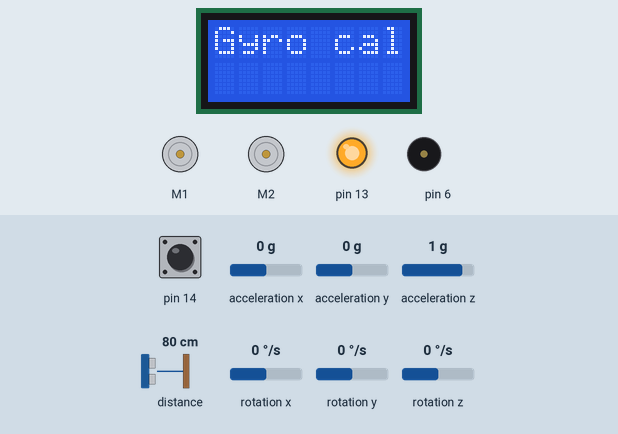
The sketch below on a simulated Arduino Leonardo, built with avr-gcc and run on an emulated ATmega32U4. Shown: 8×2 character LCD, 2 × DC motor (green arrow = forward, orange = backward, longer = faster), output pins drawn as LEDs (lit = HIGH), buzzer (waves = sounding). Inputs (shaded band) come from the test bench; at power-on: pin 14 HIGH, distance to the obstacle 80 cm, rotation z 0 °/s, acceleration x 0 g, acceleration y 0 g, acceleration z 1 g, rotation x 0 °/s, rotation y 0 °/s. What the sketch prints to the serial monitor is not drawn.

Above: at 1.3 s.
1.4 s: pin 14 pulled LOW for 3.2 s
At 4.1 s:
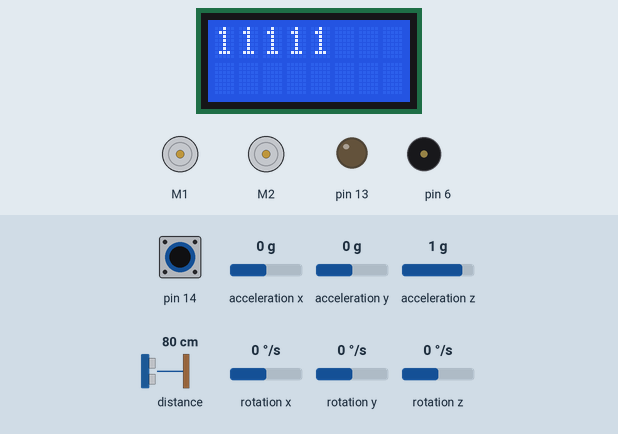
6.1 s: distance to the obstacle set to 40 cm
8.9 s: distance to the obstacle set to 35 cm
At 10.8 s:
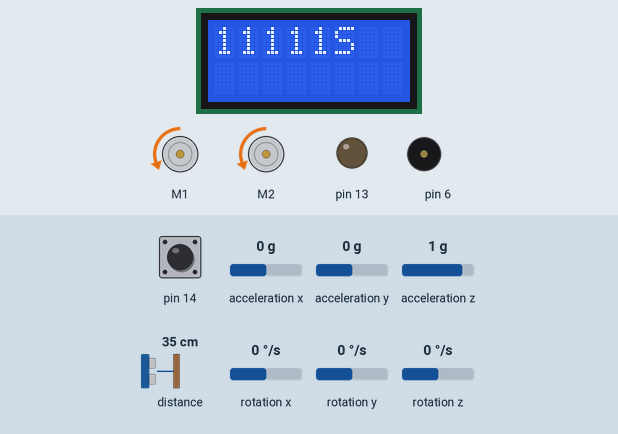
11.9 s: distance to the obstacle set to 2 cm
14.9 s: rotation z set to -2 °/s
At 15.6 s:
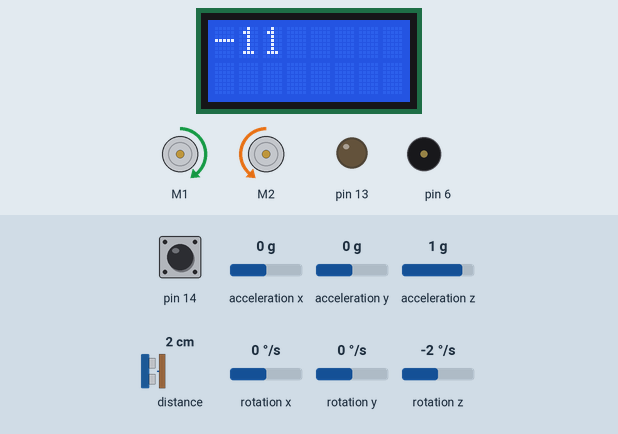
16.5 s: rotation z set to -5 °/s
At 53.4 s:
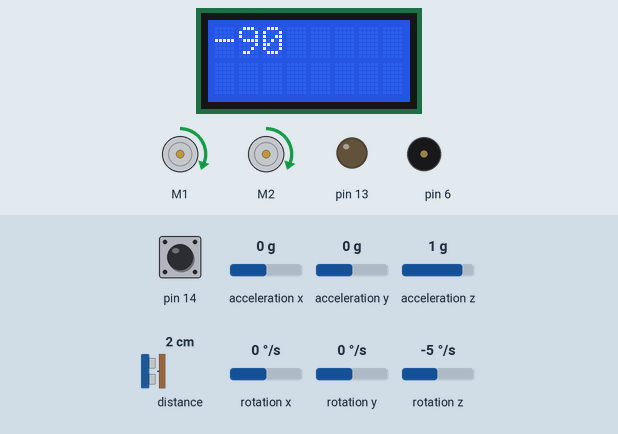
Timing chart, 0 to 66.2 s (numbered marks = the images above; inputs shaded):
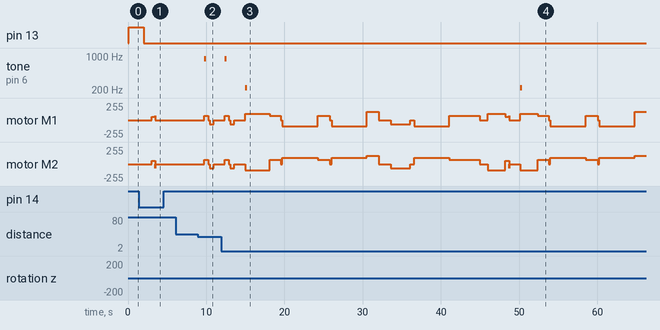

Measured:
- the behaviour switches between 38 and 37 cm on distance to the obstacle (found by bisection; images 1 and 2)
- the behaviour switches between -3 and -4 °/s on rotation z (found by bisection; images 3 and 4)
- after the input at 1.4 s, motor M1, motor M2: stopped → forward 51/255 after 1.6 s, → stopped 0.48 s later; the display: first differs from a run without the input after 2.1 s (image 1)
- after the input at 6.1 s, every drawn part: stays the same
- after the input at 8.9 s, tone on pin 6: silent → 880 Hz after 0.83 s, → silent 0.25 s later; motor M1, motor M2: stopped → forward 63/255 after 0.83 s, → stopped 0.50 s later, → backward 63/255 0.20 s later, → stopped 0.51 s later; the display: changes after 0.83 s (image 2)
- after the input at 14.9 s, the display: first changes after 0.06 s (image 3 shows a later state)
- after the input at 16.5 s, tone on pin 6: silent → 220 Hz after 33.6 s, → silent 0.25 s later
- what the display in image 2 shows lasts 1.2 s, from 9.7 s to 10.9 s

The sketch:

exam_code.ino
```cpp
#include <Wire.h>
#include <Zumo32U4.h>
#include "TurnSensor.h"
#define NUM_SENSORS 5

Zumo32U4Motors motors;
Zumo32U4Encoders encoders;
Zumo32U4ButtonA buttonA;
Zumo32U4ButtonA buttonB;
Zumo32U4ButtonC buttonC;
Zumo32U4Buzzer buzz;
Zumo32U4LCD lcd;
Zumo32U4ProximitySensors proxSensors;
Zumo32U4LineSensors lineSensors;
Zumo32U4IMU imu;

uint16_t lineSensorValues[NUM_SENSORS];
bool useEmitters = true;

bool lineFound = false;
int threshHold = 500;
int sideThreshHold = 600;
int motorspeed = 100;
int motorspeedFast = 250;
int turnSpeed = 150;

struct LineSensorsWhite
{ // True if White, False if Black
  bool L;
  bool LC;
  bool C;
  bool RC;
  bool R;
};

LineSensorsWhite sensorsState = {0, 0, 0, 0, 0};

bool detectObject = false;
int brightnessLevel[6] = {1, 2, 3, 4, 5, 6};
int sensorthreshHold = 3;

//------------Functions------------//
//This function drives the robot until it finds a line, and turns the robot to align with the line
void lineFind() {

  //this boolean is used to break the while loop later
  lineFound = false;

  //set motors to drive forward at speed 100
  motors.setSpeeds(100, 100);

  //in this loop, the robot drives forward until it detects a white line
  while (lineFound == false) {
    lineSensors.read(lineSensorValues, useEmitters ? QTR_EMITTERS_ON : QTR_EMITTERS_OFF);
    Serial.println(lineSensorValues[2]);

    //the robot checks the middle sensor to see if it registers white and stops if it does
    if (lineSensorValues[2] < threshHold) {
      //Serial.println(1);
      lineFound = true;
      motors.setSpeeds(0, 0);
    } else {
      //Serial.println(0);
    }
  }

  //resets the encoders and the counts variable
  int counts = 0;
  encoders.getCountsAndResetRight();

  //drive forward a small distance to center the robot over the line
  motors.setSpeeds(80, 80);
  while (counts < 450) {
    //900 cpr
    counts = encoders.getCountsRight();
    delay(5);
  }

  //reset the encoders and lineFound bool, and sets the motors to turn right
  encoders.getCountsAndResetRight();
  lineFound = false;
  motors.setSpeeds(100, -100);

  //turn the robot until the middle sensor detects the line
  while (lineFound == false) {
    lineSensors.read(lineSensorValues, useEmitters ? QTR_EMITTERS_ON : QTR_EMITTERS_OFF);
    Serial.println(lineSensorValues[2]);
    if (lineSensorValues[2] < threshHold) {
      //Serial.println(1);
      lineFound = true;
      motors.setSpeeds(0, 0);
    }
  }
}

//This function reads the line sensors, and adds them to an array
void readSensors(LineSensorsWhite &state) {
  //reads the sensor values and store them in the array lineSensorValues
  lineSensors.read(lineSensorValues, useEmitters ? QTR_EMITTERS_ON : QTR_EMITTERS_OFF);
}

//This function follows the line to get to the belt sensor reader
void followLine(int a) {

  bool b = true; //this is for breaking out of the while loop
  int forwardvalue = 55; //the value for how fast the zumo drives
  int turnvalue = 50; // the value for how fast the zumo turns

  //while b is true, the struct is opdateded and keeps the zumo on the line
  while (b == true)
  {

    readSensors(sensorsState);
    // print the bool values of the struct
    lineSensors.read(lineSensorValues);

    //checks if the leftmost linesensor is under or over the threshold
    if (lineSensorValues[0] < threshHold)
    {
      sensorsState.L = true;
      lcd.gotoXY(0, 0);
      lcd.write('1');
    }
    else
    {
      sensorsState.L = false;
      lcd.gotoXY(0, 0);
      lcd.write('0');
    }
    //checks if the left linesensor is under or over the threshold
    if (lineSensorValues[1] < threshHold)
    {
      sensorsState.LC = true;
      lcd.gotoXY(1, 0);
      lcd.write('1');
    }
    else
    {
      sensorsState.LC = false;
      lcd.gotoXY(1, 0);
      lcd.write('0');
    }
    //checks if the centor linesensor is under or over the threshold
    if (lineSensorValues[2] < threshHold)
    {
      sensorsState.C = true;
      lcd.gotoXY(2, 0);
      lcd.write('1');
    }
    else
    {
      sensorsState.C = false;
      lcd.gotoXY(2, 0);
      lcd.write('0');
    }
    //checks if the right linesensor is under or over the threshold
    if (lineSensorValues[3] < threshHold)
    {
      sensorsState.RC = true;
      lcd.gotoXY(3, 0);
      lcd.write('1');
    }
    else
    {
      sensorsState.RC = false;
      lcd.gotoXY(3, 0);
      lcd.write('0');
    }
    //checks if the rightmost linesensor is under or over the threshold
    if (lineSensorValues[4] < threshHold)
    {
      sensorsState.R = true;
      lcd.gotoXY(4, 0);
      lcd.write('1');
    }
    else
    {
      sensorsState.R = false;
      lcd.gotoXY(4, 0);
      lcd.write('0');
    }

    /*
      if (sensorsState.C)
      {
       motors.setSpeeds(forwardvalue,forwardvalue);
       Serial.println("first forward");
      }*/

    //if the rightmost and leftmost linesensor ses white, then the zumo stops and breaks the while loop
    if (sensorsState.L && sensorsState.R)
    {
      motors.setSpeeds(0, 0);
      Serial.println("stop");
      b = false;
    }
    //makes the zumo turn left
    else if ((sensorsState.LC && sensorsState.C && !sensorsState.RC) ||
             (sensorsState.LC && !sensorsState.C && !sensorsState.RC))
    {
      motors.setSpeeds(0, turnvalue);
      Serial.println("left");
    }
    //makes the zumo turn right
    else if ((!sensorsState.LC && sensorsState.C && sensorsState.RC) ||
             (!sensorsState.LC && !sensorsState.C && sensorsState.RC))
    {
      motors.setSpeeds(turnvalue, 0);
      Serial.println("right");
    }

    //if the centor linesensor ses white then the zumo goes forward
    else if (/*sensorsState.LC && */ sensorsState.C /* && sensorsState.RC*/)
    {
      motors.setSpeeds(forwardvalue, forwardvalue);
      Serial.println("first forward");
    }

    //if the rightmost and leftmost linesensor ses white, then the zumo stops and breaks the while loop
    else if (sensorsState.L && sensorsState.R)
    {
      motors.setSpeeds(0, 0);
      Serial.println("stop");
      b = false;
    }
    //if non of the above is not true then the zumo just goes forward
    else
    {
      motors.setSpeeds(forwardvalue, forwardvalue);
      Serial.println("second forward");
    }
  }
}

//This function looks for an obstacle in fornt of the robot, and uses the distance to determine can size
char detectType() {

  //initialize variables for the prox sensor, and set brightness levels of the sensors
  uint8_t leftValue;
  uint8_t rightValue;
  proxSensors.setBrightnessLevels(brightnessLevel, 6);

  //looks for objects in front of the sensors
  detectObject = false;
  while (detectObject == false)  {
    lineSensors.emittersOn();
    delay(500);
    proxSensors.read();
    leftValue = proxSensors.countsFrontWithLeftLeds();
    rightValue = proxSensors.countsFrontWithRightLeds();
    Serial.println("proxLeft: " + String(leftValue) + " // " + "proxRight: " + String(rightValue));

    if (leftValue >= sensorthreshHold) {
      detectObject = true;
    }
    delay(500);
  }

  //turn off the linesensor emitters to turn off the belt
  lineSensors.emittersOff();
  delay(200);

  //if the prox sensor recieves all pulses back, return 'L' for Large
  if (leftValue >= 6 ) {
    Serial.println("funktion 1");
    buzz.playFrequency(220,250,11);
    return 'L';
  }

  //if the prox sensor recieves only some pulses back, return 'S' for Small
  if (leftValue <= 5 ) {
    Serial.println("funktion 2");
    buzz.playFrequency(880,250,11);
    return 'S';
  }
}

//This function is run when the robot registers a small can, and pushes the can off the side of the conveyor
void pushSmall() {
  //drive forward for half a second to avoid a false reading when passing over the belt
  motors.setSpeeds(motorspeed, motorspeed);
  delay(500);

  //drive forward until the robot detects a white line
  lineFound = false;
  while (lineFound == false) {
    lineSensors.read(lineSensorValues, useEmitters ? QTR_EMITTERS_ON : QTR_EMITTERS_OFF);
    if (lineSensorValues[2] < threshHold) {
      motors.setSpeeds(0, 0);
      lineFound = true;
    }
    else {
      motors.setSpeeds(motorspeed, motorspeed);
    }
  }

  lineFound = false;

  //drive an small distance and reverse for half a second to avoid false reading when passing over the belt
  delay(200);
  motors.setSpeeds(-motorspeed, -motorspeed);
  delay(500);

  //drive backwards until the robot detects a white line again, meaning it has returned to the starting position
  while (lineFound == false) {
    lineSensors.read(lineSensorValues, useEmitters ? QTR_EMITTERS_ON : QTR_EMITTERS_OFF);
    if (lineSensorValues[1] < threshHold && lineSensorValues[3] < threshHold) {
      motors.setSpeeds(0, 0);
      lineFound = true;
    }
    else {
      motors.setSpeeds(-motorspeed, -motorspeed);
    }

  }
}

//This function is run when the robot registers a large can, and pushes the can off the end of the conveyor
void pushLarge() {
  turnRight(90);
  //reset the counters;
  encoders.getCountsAndResetLeft();
  encoders.getCountsAndResetRight();

  /*In this do while loop, the Zumo will drive forward, as long as the condition is true.
    The condition is that the encoders should be less than 1676 counts.*/
  do {
    motors.setSpeeds(100, 100);
    delay(100);
  }  while (encoders.getCountsLeft() < 1676 && encoders.getCountsRight() < 1676);

  /*The Zumo is now out of the do while loop and continues with the rest of the code.
    First the Zumo stops and then turn 90 degrees left.*/
  motors.setSpeeds(0, 0);
  delay(200);

  turnLeft(90);
  //reset the counters;
  encoders.getCountsAndResetLeft();
  encoders.getCountsAndResetRight();

  /*In this do while loop, the Zumo will drive forward, as long as the condition is true.
   The condition is that the encoders should be less than 1209 counts.*/
  do {
    motors.setSpeeds(100, 100);
  } while (encoders.getCountsLeft() < 1209 && encoders.getCountsRight() < 1209);

  //nu er den ude ad "do-while" og fortsætter med resten af koden

  motors.setSpeeds(0, 0);
  delay(200);

  turnLeft(90);
  //reset the counters;
  encoders.getCountsAndResetLeft();
  encoders.getCountsAndResetRight();
  do {
    motors.setSpeeds(200, 200);
  } while (encoders.getCountsLeft() < 2350 && encoders.getCountsRight() < 2350);

  /*The Zumo is now out of the do while loop and continues with the rest of the code.
    First the Zumo stops.*/
  motors.setSpeeds(0, 0);
  delay(1000);

  /* Now, the rest of this part of the code, is for the Zumo
     to drive forward until it finds a white line.*/
  lineFound = false;
  /* lineFound is equl false. If the line sensors read lineSensorValues[2] to be
     lower than the treshols, the zumo will stop and lineFound will be equal true,
     and therefore exit the loop. Else the Zumo will drive forward.
     The data the lineSensors read will be put into the array lineSensorValues,
     and here we want to look a the middel sensor, lineSensorValues[2]*/
  while (lineFound == false) {
    lineSensors.read(lineSensorValues, useEmitters ? QTR_EMITTERS_ON : QTR_EMITTERS_OFF);
    lineSensors.read(lineSensorValues);
    if (lineSensorValues[2] < threshHold)
    { motors.setSpeeds(0, 0);
      lineFound = true;
    } else {
      motors.setSpeeds(100, 100);
    }
  }
  delay(500);
}

//This function turns left a number of degrees
void turnLeft(int degrees) {
  //reset the gyro and set the motors to turn
  turnSensorReset();
  motors.setSpeeds(-turnSpeed, turnSpeed);
  int angle = 0;

  //run this loop while the angle on the gyro is less than the desired angle
  do {
    delay(1);                                           //small delay
    turnSensorUpdate();                                 //update the gyro
    angle = (((int32_t)turnAngle >> 16) * 360) >> 16;   //calculate the gyro
    lcd.gotoXY(0, 0);                                   //write the angle to the LCD
    lcd.print(angle);
    lcd.print(" ");
  } while (angle < degrees);

  // set the motor speeds to 0
  motors.setSpeeds(0, 0);
}

//This function turns right a number of degrees
void turnRight(int degrees) {
  //reset the gyro and set the motors to turn
  turnSensorReset();
  motors.setSpeeds(turnSpeed, -turnSpeed);
  int angle = 0;

  //run this loop while the angle on the gyro is less than the desired angle
  do {
    delay(1);                                           //small delay
    turnSensorUpdate();                                 //update the gyro
    angle = (((int32_t)turnAngle >> 16) * 360) >> 16;   //calculate the gyro
    lcd.gotoXY(0, 0);                                   //write the angle to the LCD
    lcd.print(angle);
    lcd.print(" ");
  } while (angle > -degrees);

  // set the motor speeds to 0
  motors.setSpeeds(0, 0);
}

//This function returns the robot to the starting line
void driveBack(){
  encoders.getCountsAndResetLeft ();

  //while(encoders.getCountsLeft()<3000){ // 500 mm/ 0.138133 mm pr tic = 3000
    motors.setSpeeds (-100, -100);    //setSpeeds (int16_t leftSpeed, int16_t rightSpeed)
    delay(2500);
  //}
  motors.setSpeeds (0, 0); // Stopper while loop
  delay(500);

                      // step 2 turn 90 deg counter clockwise
  turnLeft(90);
  encoders.getCountsAndResetLeft();
  encoders.getCountsAndResetRight();

                      // step 3 Driveforward
  encoders.getCountsAndResetLeft ();
  // put your main code here, to run repeatedly:
  while(encoders.getCountsLeft()<1448){ // 200 mm /0.138133 mm pr tic = 1447.87
    motors.setSpeeds (100, 100);    //setSpeeds (int16_t leftSpeed, int16_t rightSpeed)
  }
  motors.setSpeeds (0, 0); // Stopper while loop
  delay(1000);

                      // step 4 turn 90 deg clockwise
  turnRight(90);
  /*encoders.getCountsAndResetLeft();
  encoders.getCountsAndResetRight();

                      // step 5 Driveforward
  encoders.getCountsAndResetLeft ();
  // put your main code here, to run repeatedly:
  while(encoders.getCountsLeft()<1448){ // 200 mm / 0.138133 mm pr tic = 1447.8799418
    motors.setSpeeds (100, 100);    //setSpeeds (int16_t leftSpeed, int16_t rightSpeed)
  }
  motors.setSpeeds (0, 0); // Stopper while loop
  delay(1000);*/
}

//--------------Setup--------------//
void setup() {
  //turn on line emitters and initialize line and prox sensors
  lineSensors.emittersOn ();
  lineSensors.initFiveSensors();
  proxSensors.initFrontSensor();

  //begin serial for debugging
  Serial.begin(9600);

  //run the turnSensorSetup from turnSensor.cpp
  //this calibrates the gyro before the program begins
  turnSensorSetup();
  delay(500);
  turnSensorReset();
  lcd.clear();

  //wait until the button is pressed before running the code
  buttonA.waitForPress();
  delay(500);

  //run the lineFind and followLine functions once before entering the loop
  //this aligns the robot with the belt before beginning the regular program
  lineFind();
  followLine(threshHold);
}

//--------------Loop---------------//
void loop() {
  //initialize the variable "type", and set it to 'N'
  char type;
  type = 'N';

  //use the detectType function to look for cans, and add it to "type"
  type = detectType();

  //if the can that is found is large, then run the relevant function for pushing a large can
  if (type == 'L'){
    pushLarge();              //push the can off the end of the belt
    driveBack();              //drive back towards the line
    lineFind();               //find the line and align the robot
    followLine(threshHold);   //follow the line to the belt controller
  }
  lcd.print(type);

  //if the can that is found is small, then run pushSmall
  if (type == 'S'){
    pushSmall();              //drive the can off the side of the belt and return
  }
  lcd.clear();
  delay(200);
}
```

turnSensor.h
```cpp
/* Turnsensor.h and TurnSensor.cpp provide functions for
configuring the Zumo 32U4's gyro, calibrating it, and using it to
measure how much the robot has turned about its Z axis. */

#pragma once

#include <Zumo32U4.h>

// This constant represents a turn of 45 degrees.
const int32_t turnAngle45 = 0x20000000;

// This constant represents a turn of 90 degrees.
const int32_t turnAngle90 = turnAngle45 * 2;

// This constant represents a turn of approximately 1 degree.
const int32_t turnAngle1 = (turnAngle45 + 22) / 45;

// These are defined in TurnSensor.cpp:
void turnSensorSetup();
void turnSensorReset();
void turnSensorUpdate();
extern uint32_t turnAngle;
extern int16_t turnRate;

// These objects must be defined in your sketch.

extern Zumo32U4LCD lcd;
extern Zumo32U4IMU imu;
```

Source omitted: turnSensor.cpp (3701 bytes)
